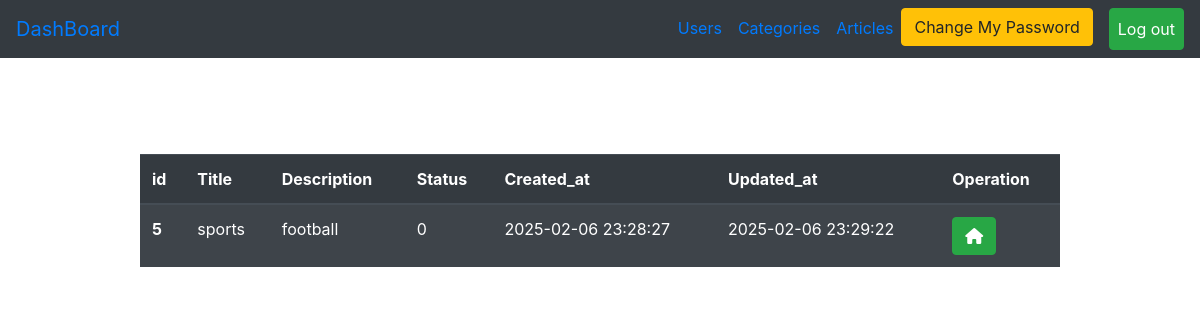
The page /Admin/categories.php?page=show&category_id=5 (signed in) on the database its author committed.
### tables this page shows
CREATE TABLE `categories` (
  `category_id` int(11) NOT NULL,
  `title` varchar(255) NOT NULL,
  `description` varchar(255) NOT NULL,
  `status` enum('0','1') DEFAULT '1',
  `created_at` timestamp NULL DEFAULT NULL,
  `updated_at` timestamp NULL DEFAULT NULL
);

### Admin/categories.php (the view)
<?php
include("initials.php");
if (isset($_SESSION['login'])) {
    $page = "All";
    if (isset($_GET['page'])) {
        $page = $_GET['page'];
    }
    if ($page == "All") {
        $statment = $connect->prepare("select * from categories");
        $statment->execute();
        $usercount = $statment->rowcount();
        $result = $statment->fetchall();
?>
        <div class="container mt-5 ">
            <div class="row">
                <div class="col-md-10 m-auto pt-5">
                    <div>
                        <?php
                        if (isset($_SESSION['message'])) {
                            echo "<h4 class='text-center alert alert-success'>" . $_SESSION['message'] . "</h4>";
                            unset($_SESSION['message']);
                            header("refresh:3;url=categories.php");
                        }
                        ?>
                        <h4 class="text-center mb-4">NUMBER OF CATEGORIES
                            <span class="badge badge-primary"><?php echo $usercount ?></span>
                            <a href="?page=create" class="btn btn-success">create new category</a>
                        </h4>
                        <table class="table table-striped table-dark ">
                            <thead>
                                <tr>
                                    <th scope="col">id</th>
                                    <th scope="col">Title</th>
                                    <th scope="col">Description</th>
                                    <th scope="col">Status</th>
                                    <th scope="col">Operation</th>
                                </tr>
                            </thead>
                            <tbody>
                                <?php
                                foreach ($result as $item) {
                                ?>
                                    <tr>
                                        <th scope="row"><?php echo $item['category_id'] ?></th>
                                        <td><?php echo $item['title'] ?></td>
                                        <td><?php echo $item['description'] ?></td>
                                        <td><?php echo $item['status'] ?></td>
                                        <td>
                                            <a href="?page=show&category_id=<?php echo $item['category_id'] ?>" class="btn btn-primary"><i class="fa-solid fa-eye"></i></a>
                                            <a href="?page=edit&category_id=<?php echo $item['category_id'] ?>" class="btn btn-success"><i class="fa-solid fa-pen-to-square"></i></a>
                                            <a href="?page=delete&category_id=<?php echo $item['category_id'] ?>" class="btn btn-danger"><i class="fa-solid fa-trash"></i></a>
                                        </td>
                                    </tr>
                                <?php
                                }
                                ?>
                            </tbody>
                        </table>
                    </div>
                </div>
            </div>
        </div>
    <?php
    } else if ($page == "show") {
        if (isset($_GET['category_id'])) {
            $category_id = $_GET['category_id'];
        }
        $statment = $connect->prepare("select * from categories where category_id =?");
        $statment->execute(array($category_id));
        $item = $statment->fetch();
    ?>
        <div class="container mt-5 pt-5">
            <div class="row">
                <div class="col-md-10 m-auto">
                    <table class="table table-striped table-dark">
                        <thead>
                            <tr>
                                <th scope="col">id</th>
                                <th scope="col">Title</th>
                                <th scope="col">Description</th>
                                <th scope="col">Status</th>
                                <th scope="col">Created_at</th>
                                <th scope="col">Updated_at</th>
                                <th scope="col">Operation</th>
                            </tr>
                        </thead>
                        <tbody>
                            <tr>
                                <th scope="row"><?php echo $item['category_id'] ?></th>
                                <td><?php echo $item['title'] ?></td>
                                <td><?php echo $item['description'] ?></td>
                                <td><?php echo $item['status'] ?></td>
                                <td><?php echo $item['created_at'] ?></td>
                                <td><?php echo $item['updated_at'] ?></td>
                                <td>
                                    <a href="categories.php" class="btn btn-success"><i class="fa-solid fa-house"></i></a>
                            </tr>
                        </tbody>
                    </table>
                </div>
            </div>
        </div>
    <?php
    } else if ($page == "delete") {
        if (isset($_GET['category_id'])) {
            $category_id = $_GET['category_id'];
        }
        $statment = $connect->prepare("delete from categories where  category_id=?");
        $statment->execute(array($category_id));
        $_SESSION['message'] = "deleted sucessfully";
        header("Location:categories.php");
    } else if ($page == "create") {
    ?>
        <div class="container mt-5">
            <div class="row">
                <div class="col-md-10 m-auto">
                    <h4 class="text-center mt-4">CREATE CATEGORY PAGE</h4>
                    <form action="?page=savenew" method="post">
                        <label>TITLE</label>
                        <input type="text" name="title" class="form-control mb-4">
                        <label>DESCRIPTION</label>
                        <input type="text" name="desc" class="form-control mb-4">
                        <label>STATUS</label>
                        <select name="status" class="form-control mb-4">
                            <option value="1">active</option>
                            <option value="0">block</option>
                        </select>
                        <input type="submit" class="form-control  btn btn-success" value="CREATE NEW CATEGORY">
                    </form>
                </div>
            </div>
        </div>
    <?php
    } else if ($page == "savenew") {
        if ($_SERVER['REQUEST_METHOD'] == "POST") {
            $title = $_POST['title'];
            $desc = $_POST['desc'];
            $status = $_POST['status'];
        }
        try {
            $statment = $connect->prepare("insert into categories
        (title,description,`status`,created_at)
        values
        (?,?,?,now())");
            $statment->execute(array( $title, $desc, $status));
            $_SESSION['message'] = "created sucessfully";
            header("Location:categories.php");
        } catch (PDOException $e) {
            echo "<h4 class='text-center alert alert-danger'>Error IN VALUES</h4>";
            header("Refresh:3;url=categories.php?page=create");
        }
    } else if ($page == "edit") {
        if (isset($_GET['category_id'])) {
            $category_id = $_GET['category_id'];
        }
        $statment = $connect->prepare("select * from categories where category_id=?");
        $statment->execute(array($category_id));
        $item = $statment->fetch();
    ?>
        <div class="container mt-5">
            <div class="row">
                <div class="col-md-10 m-auto">
                    <h4 class="text-center mt-4">UPDATE CATEGORY PAGE</h4>
                    <form action="?page=saveupdate" method="post">
                        <input type="hidden" name="oldid" value="<?php echo $item['category_id'] ?>" class="form-control mb-4">
                        <label>TITLE</label>
                        <input type="text" name="title" value="<?php echo $item['title'] ?>" class="form-control mb-4">
                        <label>DESCRIPTION</label>
                        <input type="text" name="desc" value="<?php echo $item['description'] ?>" class="form-control mb-4">
                        <label>STATUS</label>
                        <select name="status" class="form-control mb-4">
                            <?php
                            if ($item['status'] == "1") {
                                echo '<option value="1" selected>active</option>';
                                echo  '<option value="0">block</option>';
                            } else {
                                echo '<option value="1" >active</option>';
                                echo  '<option value="0" selected>block</option>';
                            }
                            ?>
                        </select>
                        <input type="submit" class="form-control  btn btn-success" value="UPDATE CATEGORY">
                    </form>
                </div>
            </div>
        </div>
    <?php
    } else if ($page == "saveupdate") {
        if ($_SERVER['REQUEST_METHOD'] == "POST") {
            $oldid = $_POST['oldid'];
            $title = $_POST['title'];
            $desc = $_POST['desc'];
            $status = $_POST['status'];
        }
        try {
            $statment = $connect->prepare("UPDATE categories
        SET title=?,description=?,`status`=?,updated_at=now()
        WHERE category_id=?");
            $statment->execute(array( $title, $desc, $status, $oldid));
            $_SESSION['message'] = "UPDATED SUCESSFULLY";
            header("Location:categories.php");
        } catch (PDOException $e) {
            echo "<h4 class='text-center alert alert-danger'>DUPLICATED IN VALUES</h4>";
            header("Refresh:3;url=categories.php?page=edit&category_id=$oldid");
        }
    }
    ?>
<?php
} else {
    $_SESSION['message'] = "Please Login First";
    header("Location:../login.php");
}
include("Includes/temp/footer.php");
?>

### rows shown on the page
categories: category_id "5", title "sports", description "football", status "0", created_at "2025-02-06 23:28:27", updated_at "2025-02-06 23:29:22"
